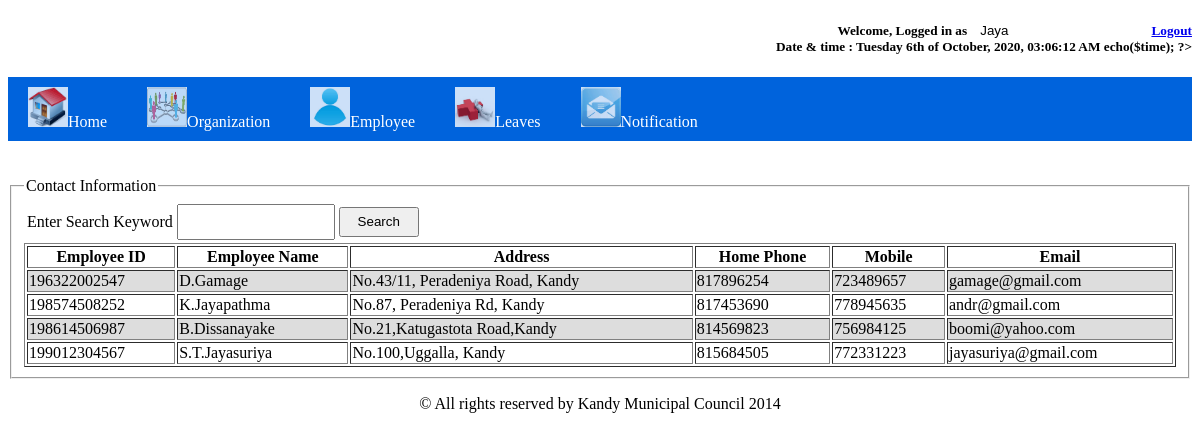
Page /user/vi_emp_contact.php (signed in) on the committed database.
### tables this page shows
CREATE TABLE `tbl_employee` (
  `emp_id` bigint(12) NOT NULL,
  `emp_name` varchar(100) NOT NULL,
  `emp_initials` varchar(200) NOT NULL,
  `emp_gender` tinyint(4) NOT NULL,
  `emp_dob` date NOT NULL,
  `emp_nic` varchar(11) NOT NULL,
  `emp_marit_status` tinyint(4) NOT NULL,
  `dep_id` varchar(11) NOT NULL,
  `emp_inc_date` date NOT NULL,
  `job_id` varchar(50) NOT NULL,
  `emp_appoint_status` varchar(20) NOT NULL,
  `emp_appoint_date` date NOT NULL,
  `job_grade` varchar(10) NOT NULL,
  `emp_status` varchar(12) NOT NULL,
  `emp_address` varchar(150) NOT NULL,
  `emp_home_phone` int(12) DEFAULT NULL,
  `emp_mobile` int(12) NOT NULL,
  `emp_email` varchar(50) DEFAULT NULL,
  `emp_title` varchar(5) NOT NULL,
  `emp_trans_app1` int(11) DEFAULT NULL,
  `emp_trans_app2` int(11) DEFAULT NULL,
  `emp_trans_app3` int(11) DEFAULT NULL,
  PRIMARY KEY (`emp_id`),
  UNIQUE KEY `emp_nic` (`emp_nic`),
  KEY `job_id` (`job_id`),
  KEY `dep_id` (`dep_id`),
  KEY `dep_id_2` (`dep_id`),
  KEY `job_id_2` (`job_id`),
  KEY `dep_id_3` (`dep_id`)
);

### user/vi_emp_contact.php (the view, shortened to what this page needs)
<!DOCTYPE html PUBLIC "-//W3C//DTD XHTML 1.0 Transitional//EN" "http://www.w3.org/TR/xhtml1/DTD/xhtml1-transitional.dtd">
<html xmlns="http://www.w3.org/1999/xhtml">
<head>
    <link rel="stylesheet" type="text/css" href="../css/menu.css"/>
</head>
<body background="../images/icons/header.jpg ">
    <?php
    require_once 'menu.php';
    ?>
<fieldset style="" >
    <legend>Contact Information</legend>
    <table>
        <form method="post" action="vi_emp_contact.php">
    <tr>
        <td colspan="8"><label>Enter Search Keyword</label>
            <input type="text" id="txtemp_search" name="txtemp_search" style="width: 150px; height: 30px"/>
        <input type="submit" value="Search" name="btnsearch" style="width: 80px; height: 30px"/></td>
    </tr>
    </form>
</table>
    <?php
    $dbobj = new dbConnection();
    $con = $dbobj->getCon();
    $search=@$_POST["txtemp_search"];
    $sql="SELECT * FROM tbl_employee where emp_initials like '%$search%' OR emp_name like '%$search%' OR emp_id like '%$search%' OR emp_nic like '%$search%' ";
    $result=mysqli_query($con,$sql);
    echo "<table border='1' id='result_table' width='100%' contenteditable='false'>
<tr>
	<th><label>Employee ID</label></th>
        <th><label>Employee Name</label></th>
	<th><label>Address</label></th>
	<th><label>Home Phone</label></th>
	<th><label>Mobile</label></th>
	<th><label>Email<label/></td>
</tr>";
    while($row = mysqli_fetch_array($result)) {
        echo "<tr>";
        echo "<td>" . $row['emp_id']. "</td>";
        echo "<td>" . $row['emp_name']. "</td>";
        echo "<td>" . $row['emp_address'] . "</td>";
        echo "<td>" . $row['emp_home_phone'] . "</td>";
        echo "<td>" . $row['emp_mobile'] . "</td>";
        echo "<td>" . $row['emp_email'] . "</td>";
        echo "</tr>";
    }
    echo "</table>";
    ?>
</fieldset>
<footer>
  <p align="center">&copy; All rights reserved by Kandy Municipal Council 2014</p>
</footer>
</body>
</html>

### css/menu.css (style rules this page uses)
html { background: url(images/agriculture-waste-water-adobestock_86772407.jpeg) no-repeat center center fixed; -webkit-background-size: cover; -moz-background-size: cover; -o-background-size: cover; background-size: cover; }

### user/vi_emp_contact.php (style rules this page uses)
tr:nth-child(even) { background: #DDD }
tr:nth-child(odd) { background: #FFF }

### rows in the picture
tbl_employee: emp_id "196322002547", emp_name "D.Gamage", emp_address "No.43/11, Peradeniya Road, Kandy", emp_home_phone "817896254", emp_mobile "723489657", emp_email "gamage@gmail.com"
tbl_employee: emp_id "198574508252", emp_name "K.Jayapathma", emp_address "No.87, Peradeniya Rd, Kandy", emp_home_phone "817453690", emp_mobile "778945635", emp_email "andr@gmail.com"
tbl_employee: emp_id "198614506987", emp_name "B.Dissanayake", emp_address "No.21,Katugastota Road,Kandy", emp_home_phone "814569823", emp_mobile "756984125", emp_email "boomi@yahoo.com"
tbl_employee: emp_id "199012304567", emp_name "S.T.Jayasuriya", emp_address "No.100,Uggalla, Kandy", emp_home_phone "815684505", emp_mobile "772331223", emp_email "jayasuriya@gmail.com"
